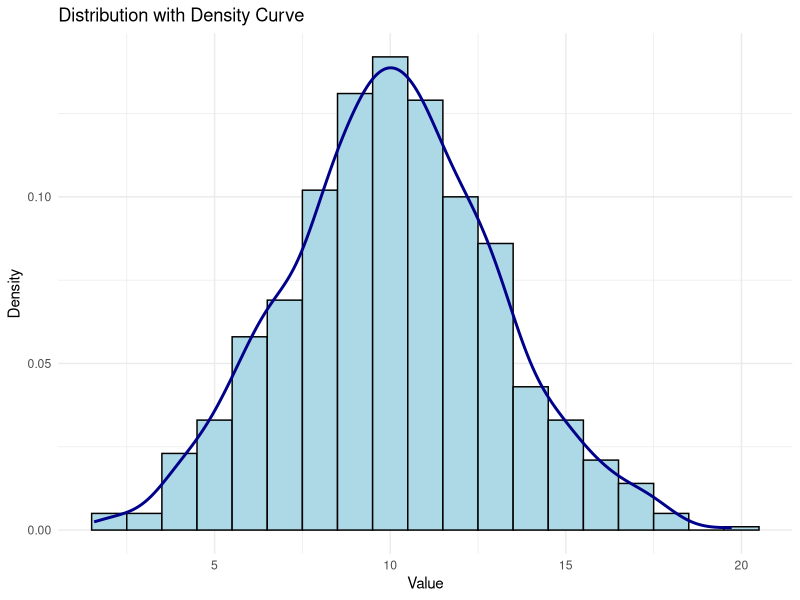
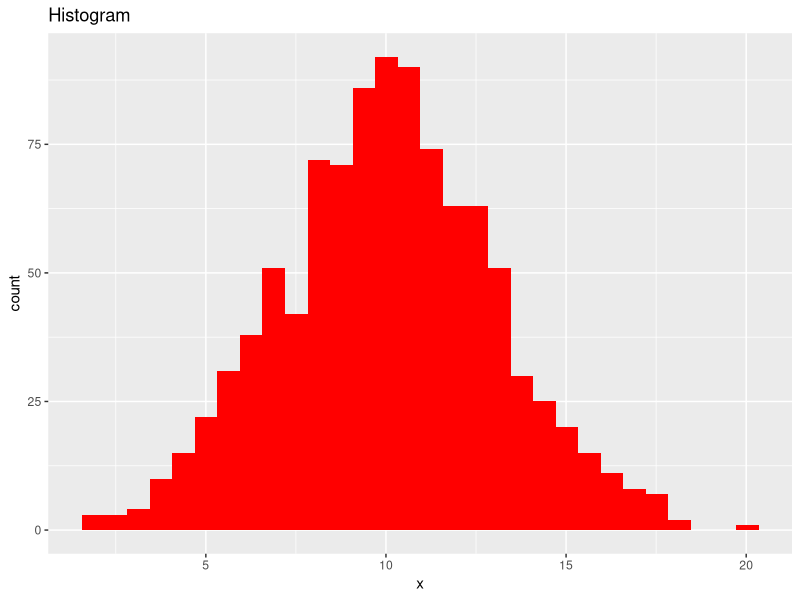
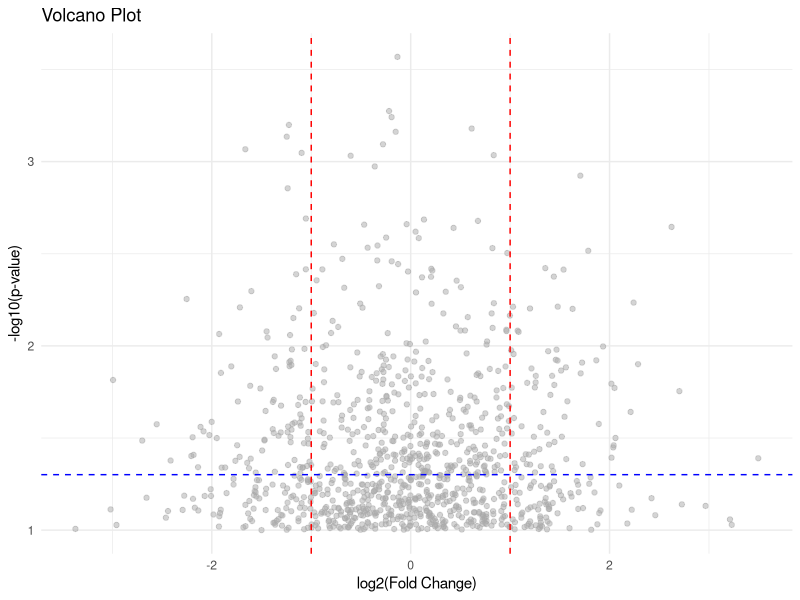
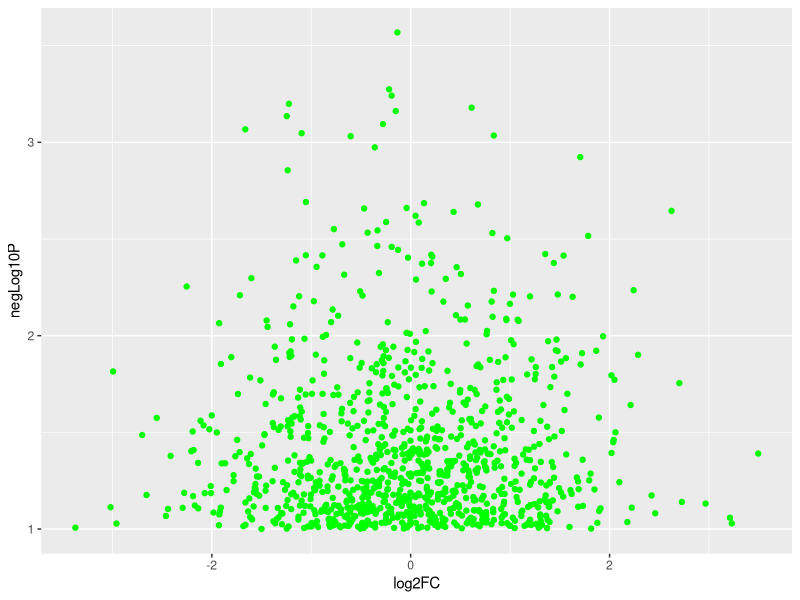
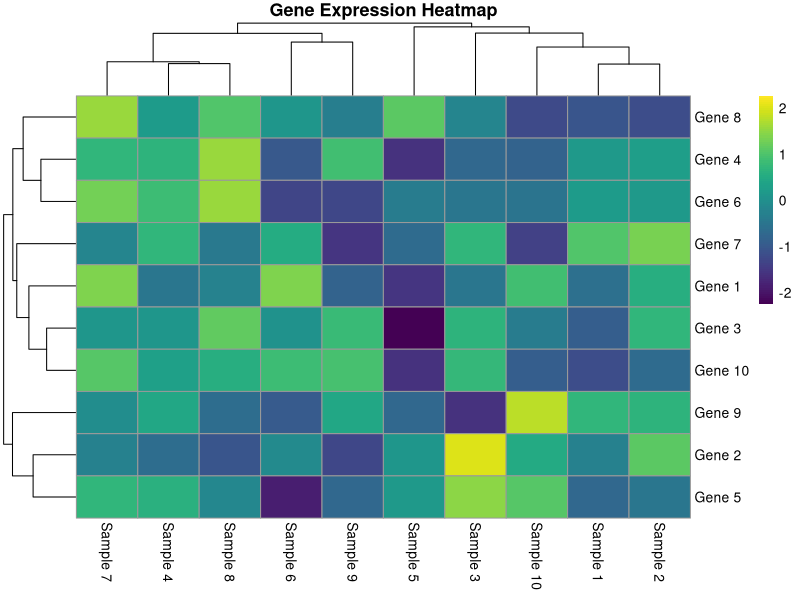
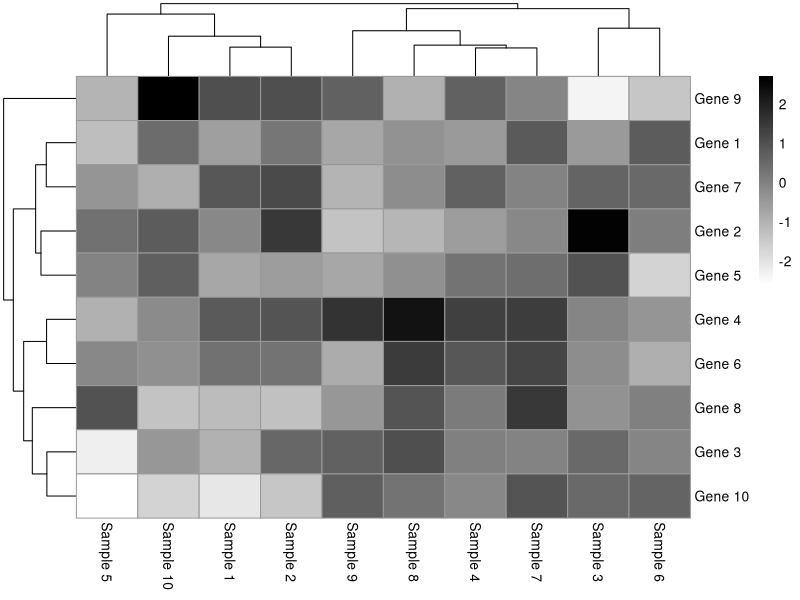
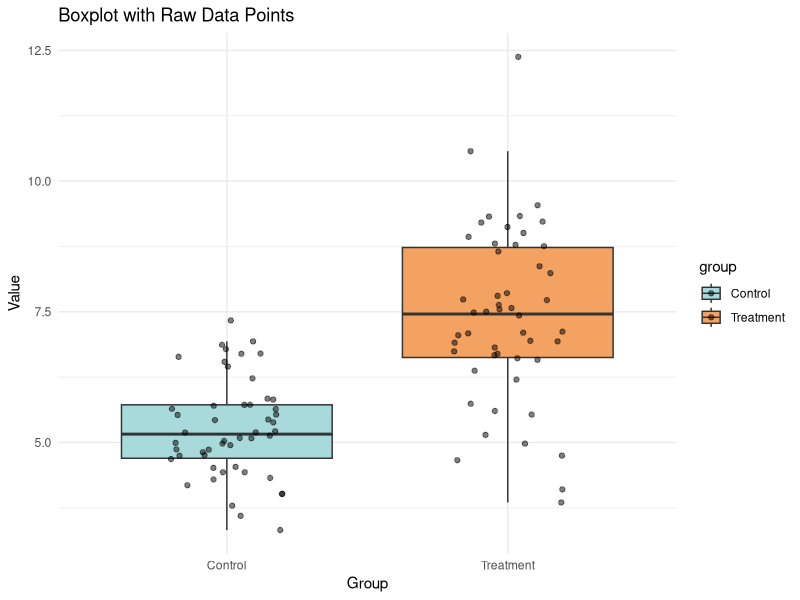
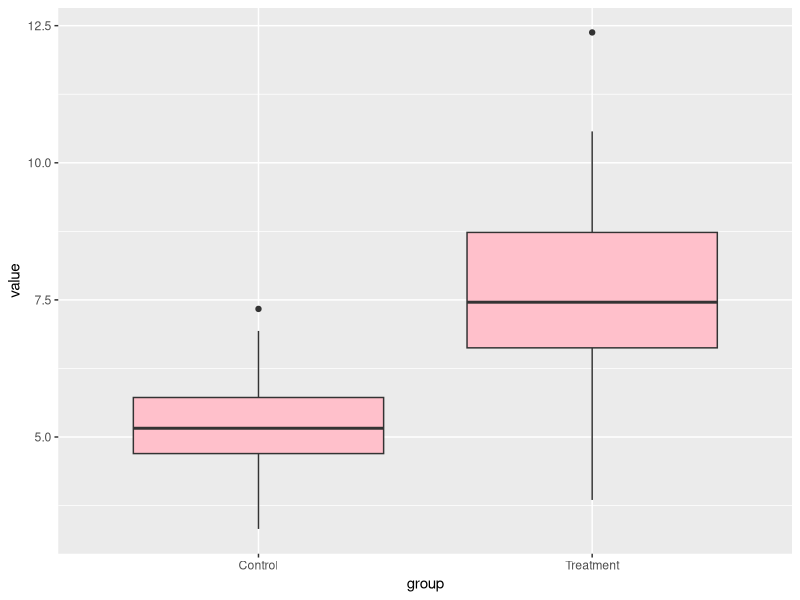

The R source for these figures, in order:
## ---- chunk 1
library(tidyverse)
library(ggplot2)
set.seed(123)
data <- data.frame(x = rnorm(1000, mean = 10, sd = 3))

ggplot(data, aes(x)) +
  geom_histogram(aes(y = ..density..), binwidth = 1, fill = "lightblue", color = "black") +
  geom_density(color = "darkblue", size = 1.0) +
  labs(title = "Distribution with Density Curve", x = "Value", y = "Density") +
  theme_minimal()
## ---- chunk 2
ggplot(data, aes(x)) +
  geom_histogram(fill = "red") +
  labs(title = "Histogram")

## ---- chunk 3
set.seed(42)
volcano <- data.frame(
  log2FC = rnorm(1000),
  negLog10P = -log10(runif(1000, min = 0.0001, max = 0.1))
)

ggplot(volcano, aes(x = log2FC, y = negLog10P)) +
  geom_point(alpha = 0.5, color = "darkgray") +
  geom_vline(xintercept = c(-1, 1), linetype = "dashed", color = "red") +
  geom_hline(yintercept = -log10(0.05), linetype = "dashed", color = "blue") +
  labs(title = "Volcano Plot", x = "log2(Fold Change)", y = "-log10(p-value)") +
  theme_minimal()

## ---- chunk 4
ggplot(volcano, aes(x = log2FC, y = negLog10P)) +
  geom_point(color = "green")

## ---- chunk 5
library(pheatmap)
library(viridis)
mat <- matrix(rnorm(100), nrow = 10)
rownames(mat) <- paste("Gene", 1:10)
colnames(mat) <- paste("Sample", 1:10)

pheatmap(mat, scale = "row", color = viridis(100),
         main = "Gene Expression Heatmap",
         clustering_distance_rows = "euclidean",
         clustering_distance_cols = "euclidean")

## ---- chunk 6
pheatmap(mat, color = colorRampPalette(c("white", "black"))(100))

## ---- chunk 7
library(ggplot2)

df <- data.frame(
  group = rep(c("Control", "Treatment"), each = 50),
  value = c(rnorm(50, 5, 1), rnorm(50, 7, 1.5))
)

ggplot(df, aes(x = group, y = value, fill = group)) +
  geom_boxplot(outlier.shape = NA) +
  geom_jitter(width = 0.2, alpha = 0.5) +
  scale_fill_manual(values = c("Control" = "#A8DADC", "Treatment" = "#F4A261")) +
  labs(title = "Boxplot with Raw Data Points",
       x = "Group", y = "Value") +
  theme_minimal()


## ---- chunk 8
ggplot(df, aes(x = group, y = value)) +
  geom_boxplot(fill = "pink")

## ---- chunk 9
df2 <- data.frame(
  condition = c("A", "B", "C"),
  mean = c(3, 5, 4),
  se = c(0.5, 0.7, 0.6)
)

ggplot(df2, aes(x = condition, y = mean, fill = condition)) +
  geom_bar(stat = "identity", color = "black", width = 0.6) +
  geom_errorbar(aes(ymin = mean - se, ymax = mean + se), width = 0.2) +
  scale_fill_viridis_d() +
  labs(title = "Barplot with Standard Error", x = "Condition", y = "Mean") +
  theme_minimal()

## ---- chunk 10
ggplot(df2, aes(x = condition, y = mean)) +
  geom_bar(stat = "identity")

